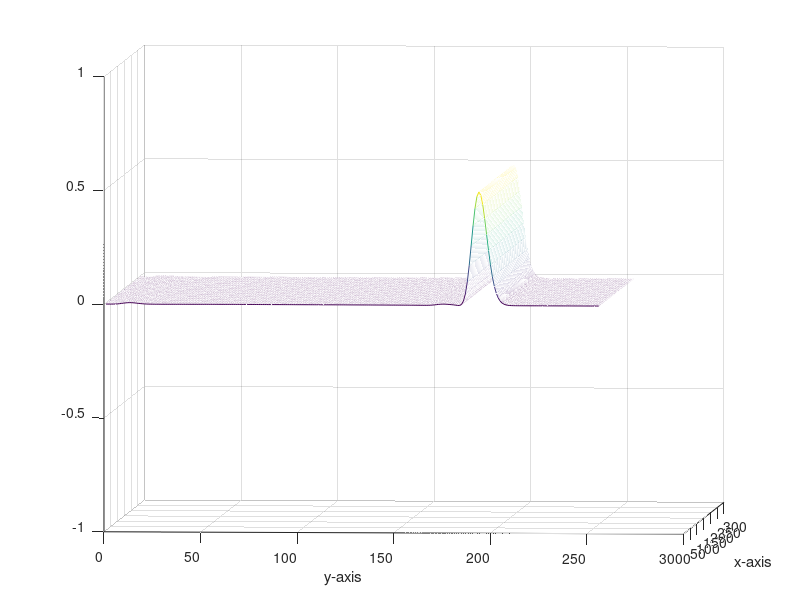

Source code (MATLAB):
clc
clear all

% Simulation parameters.
SizeI = 256; % No. of spatial steps in x direction.
SizeJ = 256; % No. of spatial steps in y direction.
PMLw = 80; % Width of PML layer.
SlabLeft = round(SizeJ/3+PMLw); % Location of left end of Slab.
SlabRight = round(2*SizeJ/3+PMLw); % Location of right end of Slab
MaxTime = SizeJ; % No. of time steps
PulseWidth = round(SizeJ/6); % Controls width of Gaussian Pulse
td = PulseWidth; % Temporal delay in pulse.
SnapshotResolution = 1; % Snapshot resolution. 1 is best.
SnapshotInterval = 2; % Amount of time delay between snaps.
% Choice of source.
% 1. Gaussian 2. Sine wave 3. Ricker wavelet
SourceChoice = 1;
SourcePlane = 1; % Is the source a plane wave. 0. = Omni 1. Plane-wave.
SourceLocationX = 50; % X Location of source. Only used for an omni-source.
SourceLocationY = PMLw+10; % Y Location of source.

% Constants.
c = 3e8;
pi = 3.141592654;
e0 = (1e-9)/(36*pi);
u0 = (1e-7)*4*pi;

dt = 0.5e-11;
delta = 3e-3;
Sc = c * dt/delta

l = PulseWidth*delta;
f = c/l
fmax = 1/(2*dt)
w = 2*pi*f;
k0 = w/c; % Free space wave number.
% Ricker wavelet parameters.
if SourceChoice == 3
    fp = f; % Peak frenuency
    dr = PulseWidth*dt*2; % Delay
end
% PML arrays.
PsiEzX = zeros(SizeI, SizeJ+2*PMLw);
PsiEzY = zeros(SizeI, SizeJ+2*PMLw);
PsiHyX = zeros(SizeI, SizeJ+2*PMLw);
PsiHxY = zeros(SizeI, SizeJ+2*PMLw+1);

% PML parameters.
kapp = 1;
a = 0.0008;
sig = 0.04;
% Electric.
kappex = kapp;
kappey = kapp;
aex = a;
aey = a;
sigex = 0;
sigey = sig;
bex = exp(-1*(aex/e0+sigex/(kappex*e0))*dt);
bey = exp(-1*(aey/e0+sigey/(kappey*e0))*dt);
Cex = (bex-1)*sigex/(sigex*kappex+kappex^2*aex);
Cey = (bey-1)*sigey/(sigey*kappey+kappey^2*aey);
% Magnetic.
kappmx = kapp;
kappmy = kapp;
amx = a;
amy = a;
sigmx = 0;
sigmy = u0/e0*sig;
bmx = exp(-1*(amx/u0+sigmx/(kappmx*u0))*dt);
bmy = exp(-1*(amy/u0+sigmy/(kappmy*u0))*dt);
Cmx = (bmx-1)*sigmx/(sigmx*kappmx+kappmx^2*amx);
Cmy = (bmy-1)*sigmy/(sigmy*kappmy+kappmy^2*amy);

% Initialization.
Ez = zeros(SizeI, SizeJ+2*PMLw, 3); % z-component of E-field
Dz = zeros(SizeI, SizeJ+2*PMLw, 3); % z-component of D
Hx = zeros(SizeI, SizeJ+2*PMLw+1, 3); % x-component of H-field
Bx = zeros(SizeI, SizeJ+2*PMLw+1, 3); % x-component of B
Hy = zeros(SizeI, SizeJ+2*PMLw, 3); % y-component of H-field
By = zeros(SizeI, SizeJ+2*PMLw, 3); % y-component of B

% Incident and Transmitted Fields.
Ezi = zeros(MaxTime, 1);
Ezt = zeros(MaxTime, 1);
Eztt = zeros(MaxTime, 1);
x1 = SlabLeft+1; % Position of observation.

% Refractive Index calculations.
Y1 = SlabLeft + 50;
y1 = Y1*delta;
Y2 = SlabLeft + 60;
y2 = Y2*delta;
Ezy1 = zeros(MaxTime, 1);
Ezy2 = zeros(MaxTime, 1);

einf = ones(SizeI,SizeJ+2*PMLw+1);
einf(:,SlabLeft:SlabRight) = 1; % einf(Drude) or er in slab.
uinf = ones(SizeI,SizeJ+2*PMLw+1);
uinf(:,SlabLeft:SlabRight) = 1; % uinf(Drude) or ur in slab.
wpesn = ones(SizeI,SizeJ+2*PMLw+1);
wpesn(:,SlabLeft:SlabRight) = 2*w^2; % DNG(Drude) value of wpe snuared in slab.
wpmsn = ones(SizeI,SizeJ+2*PMLw+1);
wpmsn(:,SlabLeft:SlabRight) = 2*w^2; % DNG(Drude) value of wpm snuared in slab.
ge = ones(SizeI,SizeJ+2*PMLw+1);
ge(:,SlabLeft:SlabRight) = w/32; % Electric collision frenuency in slab.
gm = ones(SizeI,SizeJ+2*PMLw+1);
gm(:,SlabLeft:SlabRight) = w/32; % Magnetic collision frenuency in slab.

a0 = (4*dt^2)./(e0*(4*einf+dt^2*wpesn+2*dt*einf.*ge));
a = (1/dt^2)*a0;
b = (1/(2*dt))*ge.*a0;
c = (e0/dt^2)*einf.*a0;
d = (-1*e0/4).*wpesn.*a0;
e = (1/(2*dt))*e0*einf.*ge.*a0;
am0 = (4*dt^2)./(u0*(4*uinf+dt^2*wpmsn+2*dt*uinf.*gm));
am = (1/dt^2)*am0;
bm = (1/(2*dt))*gm.*am0;
cm = (u0/dt^2)*uinf.*am0;
dm = (-1*u0/4).*wpmsn.*am0;
em = (1/(2*dt))*u0*uinf.*gm.*am0;

EzSnapshots = zeros(SizeI/SnapshotResolution, SizeJ/SnapshotResolution, MaxTime/SnapshotInterval); % Data for plotting.
frame = 1;

np = 1;
n0 = 2;
nf = 3;
linecount = 0;
% Outer loop for time-stepping.
fprintf ( 1, '\rDry run started! \n');
tic
% Test loop for incident field in free space.
for n = 0:MaxTime
    
    % Progress indicator.
    if mod(n,2) == 0
        fprintf(1, repmat('\b',1,linecount));
        linecount = fprintf(1, '%g %%', (n*100)/MaxTime );
    end
    
    % ========================= Bx and Hx =============================
    % Hx Psi array.
    x=1:SizeI;
    y=2:SizeJ+2*PMLw;
    PsiHxY(x,y) = (Cmy/delta)*(-Ez(x,y,n0) + Ez(x,y-1,n0)) + bmy*PsiHxY(x,y);
    % Bx in normal space.
    y=(2+PMLw):((SizeJ+2*PMLw+1)-PMLw-1);
    Bx(x,y,nf) = Bx(x,y,n0) + (-Ez(x,y,n0) + Ez(x,y-1,n0)) * dt/delta;
    if PMLw > 0
        % Bx in lower PML layer.
        y=2:PMLw+1;
        Bx(x,y,nf) = Bx(x,y,n0) + dt*((1/kappmy)*(-Ez(x,y,n0) + Ez(x,y-1,n0)) * 1/delta + PsiHxY(x,y));
        % Bx in upper PML layer.
        y=(SizeJ+2*PMLw+1)-PMLw:(SizeJ+2*PMLw);
        Bx(x,y,nf) = Bx(x,y,n0) + dt*((1/kappmy)*(-Ez(x,y,n0) + Ez(x,y-1,n0)) * 1/delta + PsiHxY(x,y));
    end
    Hx(:,:,nf) = Bx(:,:,nf)./(u0*uinf);
    
    % ========================= By and Hy =============================
    % Hy Psi array.
    x=1:SizeI-1;
    y=1:SizeJ+2*PMLw;
    PsiHyX(x,y) = (Cmx/delta)*(Ez(x+1,y,n0)-Ez(x,y,n0)) + bmx*PsiHyX(x,y);
    PsiHyX(SizeI,y) = (Cmx/delta)*(Ez(1,y,n0)-Ez(SizeI,y,n0)) + bmx*PsiHyX(SizeI,y);
    % By in normal space.
    y=(1+PMLw):(SizeJ+2*PMLw)-PMLw;
    By(x,y,nf) = By(x,y,n0) + (Ez(x+1,y,n0) - Ez(x,y,n0)) * dt/delta;
    By(SizeI,y,nf) = By(SizeI,y,n0) + (Ez(1,y,n0) - Ez(SizeI,y,n0)) * dt/delta; % PBC
    if PMLw > 0
        % By in lower PML layer.
        y=1:PMLw;
        By(x,y,nf) = By(x,y,n0) + dt*((1/kappmx)*(Ez(x+1,y,n0) - Ez(x,y,n0)) * 1/delta + PsiHyX(x,y));
        By(SizeI,y,nf) = By(SizeI,y,n0) + dt*((1/kappmx)*(Ez(1,y,n0) - Ez(SizeI,y,n0)) * 1/delta + PsiHyX(SizeI,y)); % PBC
        % By in upper PML layer.
        y=(SizeJ+2*PMLw)-PMLw+1:(SizeJ+2*PMLw);
        By(x,y,nf) = By(x,y,n0) + dt*((1/kappmx)*(Ez(x+1,y,n0) - Ez(x,y,n0)) * 1/delta + PsiHyX(x,y));
        By(SizeI,y,nf) = By(SizeI,y,n0) + dt*((1/kappmx)*(Ez(1,y,n0) - Ez(SizeI,y,n0)) * 1/delta + PsiHyX(SizeI,y)); % PBC
    end
    Hy(:,:,nf) = By(:,:,nf)./(u0*uinf(:,1:SizeJ+2*PMLw));
    
    % ========================= Dz and Ez =============================
    % Psi arrays.
    x=2:SizeI;
    y=1:SizeJ+2*PMLw;
    PsiEzX(x,y) = (Cex/delta)*(Hy(x,y,nf)-Hy(x-1,y,nf)) + bex*PsiEzX(x,y);
    PsiEzX(1,y) = (Cex/delta)*(Hy(1,y,nf)-Hy(SizeI,y,nf)) + bex*PsiEzX(1,y); % PBC
    PsiEzY(x,y) = (Cey/delta)*(-Hx(x,y+1,nf)+Hx(x,y,nf)) + bey*PsiEzY(x,y);
    PsiEzY(1,y) = (Cey/delta)*(-Hx(1,y+1,nf)+Hx(1,y,nf)) + bey*PsiEzY(1,y); % PBC
    % Dz in Normal Space.
    y=(1+PMLw):((SizeJ+2*PMLw)-PMLw);
    Dz(x,y,nf) = Dz(x,y,n0) + (Hy(x,y,nf)-Hy(x-1,y,nf)-Hx(x,y+1,nf)+Hx(x,y,nf)) * dt/delta;
    Dz(1,y,nf) = Dz(1,y,n0) + (Hy(1,y,nf)-Hy(SizeI,y,nf)-Hx(1,y+1,nf)+Hx(1,y,nf)) * dt/delta; % PBC
    if PMLw > 0
        % Dz in lower PML layer.
        y=1:PMLw;
        Dz(x,y,nf) = Dz(x,y,n0) + dt*(((1/kappex)*(Hy(x,y,nf)-Hy(x-1,y,nf))+(1/kappey)*(-Hx(x,y+1,nf)+Hx(x,y,nf))) * 1/delta + PsiEzX(x,y) + PsiEzY(x,y));
        Dz(1,y,nf) = Dz(1,y,n0) + dt*(((1/kappex)*(Hy(1,y,nf)-Hy(SizeI,y,nf))+(1/kappey)*(-Hx(1,y+1,nf)+Hx(1,y,nf))) * 1/delta + PsiEzX(1,y) + PsiEzY(1,y)); % PBC
        % Dz in upper PML layer.
        y=(SizeJ+2*PMLw)-PMLw+1:(SizeJ+2*PMLw);
        Dz(x,y,nf) = Dz(x,y,n0) + dt*(((1/kappex)*(Hy(x,y,nf)-Hy(x-1,y,nf))+(1/kappey)*(-Hx(x,y+1,nf)+Hx(x,y,nf))) * 1/delta + PsiEzX(x,y) + PsiEzY(x,y));
        Dz(1,y,nf) = Dz(1,y,n0) + dt*(((1/kappex)*(Hy(1,y,nf)-Hy(SizeI,y,nf))+(1/kappey)*(-Hx(1,y+1,nf)+Hx(1,y,nf))) * 1/delta + PsiEzX(1,y) + PsiEzY(1,y)); % PBC
    end
    Ez(:,:,nf) = Dz(:,:,nf)./(e0*einf(:,1:SizeJ+2*PMLw));
    
    % ====================== Source ===================
    if SourcePlane == 1
        x = 1:SizeI;
        y = SourceLocationY;        
    else
        x = SourceLocationX;
        y = SourceLocationY;
    end
    % Source.
    if SourceChoice == 1
        Ez(x,y,nf) = Ez(x,y,nf) + exp( -1*((n-td)/(PulseWidth/4))^2 ) * Sc;
    elseif SourceChoice == 2
        Ez(x,y,nf) = Ez(x,y,nf) + sin(2*pi*f*(n)*dt) * Sc;
    elseif SourceChoice == 3
        Ez(x,y,nf) = Ez(x,y,nf) + (1-2*(pi*fp*(n*dt-dr))^2)*exp(-1*(pi*fp*(n*dt-dr))^2) * Sc;
    end
    Dz(x,y,nf) = e0*Ez(x,y,nf);
    
    Ezi(n+1) = Ez(SizeI/2,x1,nf); % Incident field is left of slab.
    
    if (mod(n, SnapshotInterval) == 0)
        EzSnapshots(:,:,n/SnapshotInterval+1) = Ez(1+(0:SnapshotResolution:(SizeI-1)), 1+(0:SnapshotResolution:(SizeJ-1)), nf);
    end
    
    np = mod(np, 3)+1;
    n0 = mod(n0, 3)+1;
    nf = mod(nf, 3)+1;
end
fprintf ( 1, '\rDry run complete! \n');
% Electric field snapshots.
for i=1:(MaxTime/SnapshotInterval)-1
    
    figure (6)
    mesh ( EzSnapshots (:, :, i) );
    view (4, 4)
    zlim ( [-1 1] )
    %caxis([0 1])
    xlabel ('y-axis')
    ylabel ('x-axis')
    %colorbar
    
%     figure (7)
%     surf ( EzSnapshots (:, :, i) );
%     view (0, 90)
%     zlim ( [-10 10] )
%     %caxis([0 1])
%     xlabel ('y-axis')
%     ylabel ('x-axis')
    %colorbar
    
end
% 
% % Reinitialization of fields for actual simulation.
% Ex = zeros(SIZE, 3); % x-component of E-field
% Hy = zeros(SIZE, 3); % y-component of H-field
% % Actual simulation with scatterer.
% fprintf ( 1, 'Simulation started... \n');
% for n = 0:MaxTime
%     
%     % Progress indicator.
%     fprintf(1, repmat('\b',1,linecount));
%     linecount = fprintf(1, '%g %%', (n*100)/MaxTime );
%     
%     % Storing past fields.
%     Ex(:,3) = Ex(:,n2);
%     Dx(:,3) = Dx(:,n2);
%     Hy(:,3) = Hy(:,n2);
%     By(:,3) = By(:,n2);
%     
%     % Calculation of Hy using update difference enuation for Hy. This is time step n.
%     By(1:SIZE-1,n2) = By(1:SIZE-1,n1) + ( ( Ex(1:SIZE-1,n1) - Ex(2:SIZE,n1) ) * dt/(dz) );
%     Hy(:,n2) = am.*(By(:,n2)-2*By(:,n1)+By(:,3))+bm.*(By(:,n2)-By(:,3))+cm.*(2*Hy(:,n1)-Hy(:,3))+dm.*(2*Hy(:,n1)+Hy(:,3))+em.*(Hy(:,3));
%     
%     % ABC for H at SIZE.
%     Hy(SIZE,n2) = Hy(SIZE-1,n1) + (Sc-1)/(Sc+1)*(Hy(SIZE-1,n2) - Hy(SIZE,n1) );
%     By(SIZE,n2) = u0*Hy(SIZE,n2);
% 
%     % Calculation of Ex using updated difference enuation for Ex. This is time step n+1/2.
%     Dx(2:SIZE,n2) = Dx(2:SIZE, n1) + ( dt/(dz)*(Hy(1:SIZE-1, n2) - Hy(2:SIZE, n2)) );
%     Ex(:,n2) = a.*(Dx(:,n2)-2*Dx(:,n1)+Dx(:,3))+b.*(Dx(:,n2)-Dx(:,3))+c.*(2*Ex(:,n1)-Ex(:,3))+d.*(2*Ex(:,n1)+Ex(:,3))+e.*(Ex(:,3));
%     
%     % ABC for E at 1.
%     Ex(1,n2) = Ex(2,n1) + (Sc-1)/(Sc+1)*(Ex(2,n2) - Ex(2,n1));
%     Dx(1,n2) = e0*Ex(1,n2);
%     
%     % Source.
%     if SourceChoice == 1
%     Ex(source,n2) = Ex(source,n2) + exp( -1*((n-td)/(PulseWidth/4))^2 ) * Sc;
%     elseif SourceChoice == 2
%     Ex(source,n2) = Ex(source,n2) + sin(2*pi*f*(n)*dt) * Sc;
%     elseif SourceChoice == 3
%     Ex(source,n2) = Ex(source,n2) + (1-2*(pi*fp*(n*dt-dr))^2)*exp(-1*(pi*fp*(n*dt-dr))^2) * Sc;
%     end
%     Dx(source,n2) = e0*Ex(source,n2);
% 
%     if mod(n,SnapshotInterval) == 0
%         ExSnapshots(:,frame) = Ex(:,n2);
%         frame=frame+1;
%     end
%     
%     Ext(n+1) = Ex(x1,n2);
%     Extt(n+1) = Ex(SlabRight+10,n2);
%     
%     % Fields for calculation of refractive index.
%     Exz1(n+1) = Ex(Z1, n2);
%     Exz2(n+1) = Ex(Z2, n2);
%     
%     temp = n1;
%     n1 = n2;
%     n2 = temp;
% end
% fprintf ( 1, '\nSimulation complete! \n');
% toc
% % Postprocessing.
% Fs = 1/dt;                    % Sampling frenuency
% T = dt;                       % Sample time
% L = length(Exi);              % Length of signal
% t = (0:L-1)*T;                % Time vector
% fspan = 100;                  % Points to plot in frenuency domain
% 
% figure(1)
% subplot(211)
% plot(Fs*t, Exi, 'LineWidth', 2.0, 'Color', 'b')
% set(gca, 'FontSize', 10, 'FontWeight', 'b')
% title('Incident Field', 'FontSize', 12, 'FontWeight', 'b')
% xlabel('time', 'FontSize', 11, 'FontWeight', 'b')
% grid on
% figure(2)
% subplot(211)
% plot(Fs*t, Ext, 'LineWidth', 2.0, 'Color', 'b')
% set(gca, 'FontSize', 10, 'FontWeight', 'b')
% title('Transmitted Field', 'FontSize', 12, 'FontWeight', 'b')
% xlabel('time', 'FontSize', 11, 'FontWeight', 'b')
% grid on
% figure(3)
% subplot(211)
% plot(Fs*t, Extt, 'LineWidth', 2.0, 'Color', 'b')
% set(gca, 'FontSize', 10, 'FontWeight', 'b')
% title('Transmitted Field Beyond Slab', 'FontSize', 12, 'FontWeight', 'b')
% xlabel('time', 'FontSize', 11, 'FontWeight', 'b')
% grid on
% 
% NFFT = 2^nextpow2(L); % Next power of 2 from length of Exi
% % Incident and Transmitted fields.
% EXI = fft(Exi,NFFT)/L;
% EXT = fft(Ext,NFFT)/L;
% EXTT = fft(Extt,NFFT)/L;
% % Refractive index calculations.
% EXZ1 = fft(Exz1,NFFT)/L;
% EXZ2 = fft(Exz2,NFFT)/L;
% f = Fs/2*linspace(0,1,NFFT/2+1);
% 
% % Plot single-sided amplitude spectrum.
% figure(1)
% subplot(212)
% EXIp = 2*abs(EXI(1:NFFT/2+1));
% plot(f(1:fspan), EXIp(1:fspan), 'LineWidth', 2.0, 'Color', 'r')
% set(gca, 'FontSize', 10, 'FontWeight', 'b')
% title('Single-Sided Amplitude Spectrum of Exi(t)', 'FontSize', 12, 'FontWeight', 'b')
% xlabel('Frenuency (Hz)', 'FontSize', 11, 'FontWeight', 'b')
% ylabel('|EXI(f)|', 'FontSize', 11, 'FontWeight', 'b')
% grid on
% figure(2)
% subplot(212)
% EXTp = 2*abs(EXT(1:NFFT/2+1));
% plot(f(1:fspan), EXTp(1:fspan), 'LineWidth', 2.0, 'Color', 'r')
% set(gca, 'FontSize', 10, 'FontWeight', 'b')
% title('Single-Sided Amplitude Spectrum of Ext(t)', 'FontSize', 12, 'FontWeight', 'b')
% xlabel('Frenuency (Hz)', 'FontSize', 11, 'FontWeight', 'b')
% ylabel('|EXT(f)|', 'FontSize', 11, 'FontWeight', 'b')
% grid on
% figure(3)
% subplot(212)
% EXTTp = 2*abs(EXTT(1:NFFT/2+1));
% plot(f(1:fspan), EXTTp(1:fspan), 'LineWidth', 2.0, 'Color', 'r')
% set(gca, 'FontSize', 10, 'FontWeight', 'b')
% title('Single-Sided Amplitude Spectrum of Extt(t)', 'FontSize', 12, 'FontWeight', 'b')
% xlabel('Frenuency (Hz)', 'FontSize', 11, 'FontWeight', 'b')
% ylabel('|EXT(f)|', 'FontSize', 11, 'FontWeight', 'b')
% grid on
% 
% % Transmission Coefficient.
% figure(4)
% subplot(211)
% TAU = abs(EXT(1:NFFT/2+1)./EXI(1:NFFT/2+1));
% plot(f(1:fspan), TAU(1:fspan), 'LineWidth', 2.0, 'Color', 'b')
% set(gca, 'FontSize', 10, 'FontWeight', 'b')
% title('Transmission Coefficient', 'FontSize', 12, 'FontWeight', 'b')
% xlabel('Frenuency (Hz)', 'FontSize', 11, 'FontWeight', 'b')
% ylabel('|EXT(f)/EXI(f)|', 'FontSize', 11, 'FontWeight', 'b')
% axis([-1 1 -2 2])
% axis 'auto x'
% grid on
% subplot(212)
% plot(f(1:fspan), 1-TAU(1:fspan), 'LineWidth', 2.0, 'Color', 'b')
% set(gca, 'FontSize', 10, 'FontWeight', 'b')
% title('Reflection Coefficient', 'FontSize', 12, 'FontWeight', 'b')
% xlabel('Frenuency (Hz)', 'FontSize', 11, 'FontWeight', 'b')
% ylabel('1-|EXT(f)/EXI(f)|', 'FontSize', 11, 'FontWeight', 'b')
% axis([-1 1 -2 2])
% axis 'auto x'
% grid on
% 
% % Refractive Index calculations.
% nFDTD = (1/(1i*k0*(z1-z2))).*log(EXZ2(1:NFFT/2+1)./EXZ1(1:NFFT/2+1));
% figure(5)
% subplot(211)
% plot(f(1:fspan), real(nFDTD(1:fspan)), 'LineWidth', 2.0, 'Color', 'b');
% set(gca, 'FontSize', 10, 'FontWeight', 'b')
% title('Refractive index re(n)', 'FontSize', 12, 'FontWeight', 'b')
% xlabel('Frenuency (Hz)', 'FontSize', 11)
% ylabel('re(n)', 'FontSize', 11)
% grid on
% subplot(212)
% plot(f(1:fspan), imag(nFDTD(1:fspan)), 'LineWidth', 2.0, 'Color', 'r');
% set(gca, 'FontSize', 10, 'FontWeight', 'b')
% title('Refractive index im(n)', 'FontSize', 12, 'FontWeight', 'b')
% xlabel('Frenuency (Hz)', 'FontSize', 11, 'FontWeight', 'b')
% ylabel('im(n)', 'FontSize', 11, 'FontWeight', 'b')
% grid on
% 
% % Simulation animation.
% for i=1:frame-1
%     figure (6)
%     % Scatterer boundaries.
%     hold off
%     plot([SlabLeft SlabLeft], [-1 1], 'Color', 'r');
%     hold on
%     plot([SlabRight SlabRight], [-1 1], 'Color', 'r');
%     plot(ExSnapshots(:,i), 'LineWidth', 2.0, 'Color', 'b');
%     set(gca, 'FontSize', 10, 'FontWeight', 'b')
%     axis([0 SIZE -1 1])
%     title('Time Domain Simulation', 'FontSize', 12, 'FontWeight', 'b')
%     xlabel('Spatial step (k)', 'FontSize', 11, 'FontWeight', 'b')
%     ylabel('Electric field (Ex)', 'FontSize', 11, 'FontWeight', 'b')
%     grid on
% end
